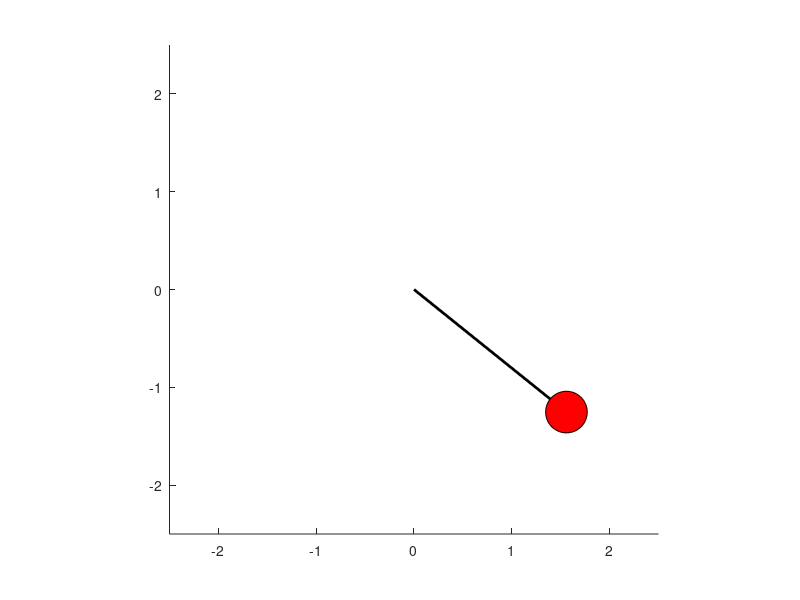

The MATLAB source for this figure:
clc;
clearvars;
a=1;
function pendulum1(pendulum_length, phi0, phi1)
  g = 9.81;
  iters = 0:0.008:10;

  [t, phi] = ode45(
    @(iters, y) [y(2); -g/pendulum_length * sin(y(1))],
    iters,
    [phi0; phi1]
  );

  x = pendulum_length * sin(phi);
  y = -pendulum_length * cos(phi);

  figure;
  axis([-pendulum_length-0.5 pendulum_length+0.5 -pendulum_length-0.5 pendulum_length+0.5]);
  axis equal;
  
  hold on;
  rope = line(
    'XData', [0 x(1)], 
    'YData', [0 y(1)], 
    'LineWidth', 2);
  ball = line(
    'XData', x(1),
    'YData', y(1),
    'Marker','O',
    'MarkerFaceColor', 'r',
    'MarkerSize', 30);

  for i = 2:length(iters)
    set(
      rope, 
      'XData', [0 x(i)], 
      'YData', [0 y(i)]);
    set(
      ball, 
      'XData', x(i), 
      'YData', y(i));
    drawnow;
  end
##  hold off;
end


pendulum1(2, 0.5, 2)

